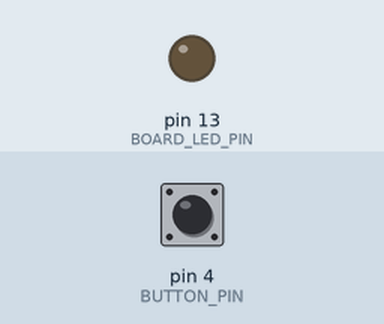
Simulated run of this sketch. Board: Arduino Uno, built with avr-gcc and run on an emulated ATmega328P. Parts: output pins drawn as LEDs (lit = HIGH). The inputs (shaded band) are chosen by the test bench; at power-on: pin 4 (BUTTON_PIN) HIGH.

Above: at 1.2 s.
1.3 s: pin 4 (BUTTON_PIN) pulled LOW for 0.15 s
At 1.6 s:
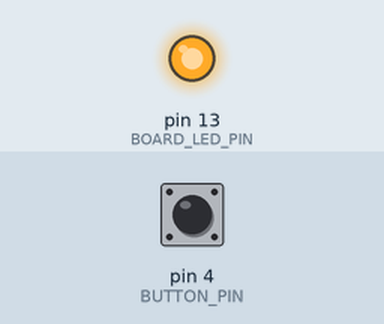
2.9 s: pin 4 (BUTTON_PIN) pulled LOW for 1 s
At 4.1 s:
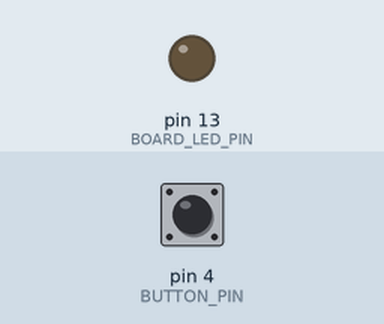
5.4 s: pin 4 (BUTTON_PIN) pulled LOW for 3.2 s
At 6.0 s:
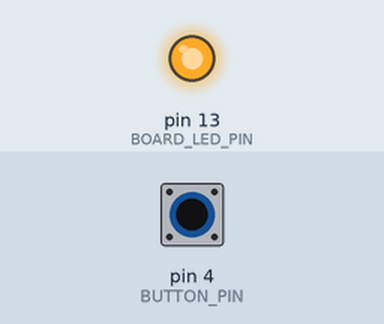
Timing chart, 0 to 8.4 s (numbered marks = the images above; inputs shaded):
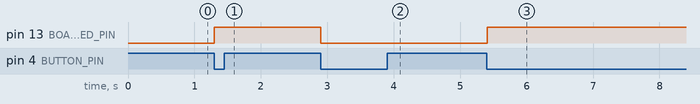

Measured:
- after the input at 1.3 s, pin 13 (BOARD_LED_PIN): LOW → HIGH at once
- after the input at 2.9 s, pin 13 (BOARD_LED_PIN): HIGH → LOW at once
- after the input at 5.4 s, pin 13 (BOARD_LED_PIN): LOW → HIGH at once

The sketch:

LED_button_control.ino
```cpp
#define BUTTON_PIN 4
#define BOARD_LED_PIN 13

bool lastButtonState = HIGH;  // 上一次按键状态
bool ledOn = LOW;             // 当前 LED 状态

void setup()
{
    // D4：按键输入，并开启内部上拉电阻
    pinMode(BUTTON_PIN, INPUT_PULLUP);

    // D13：控制板载 LED
    pinMode(BOARD_LED_PIN, OUTPUT);

    // 一开始让 LED 熄灭
    digitalWrite(BOARD_LED_PIN, LOW);
}

void loop()
{
    // 读取现在的按键状态
    bool currentButtonState = digitalRead(BUTTON_PIN);

    // 如果上一次是 HIGH，现在变成 LOW
    // 说明按钮刚刚被按下
    if (lastButtonState == HIGH && currentButtonState == LOW)
    {
        // 把 LED 状态反过来
        ledOn = !ledOn;

        // 根据 ledOn 控制板载 LED
        digitalWrite(BOARD_LED_PIN, ledOn);
    }

    // 把这一次的状态保存下来
    // 下一轮 loop 时它就成为“上一次状态”
    lastButtonState = currentButtonState;

    delay(10);
}
```
